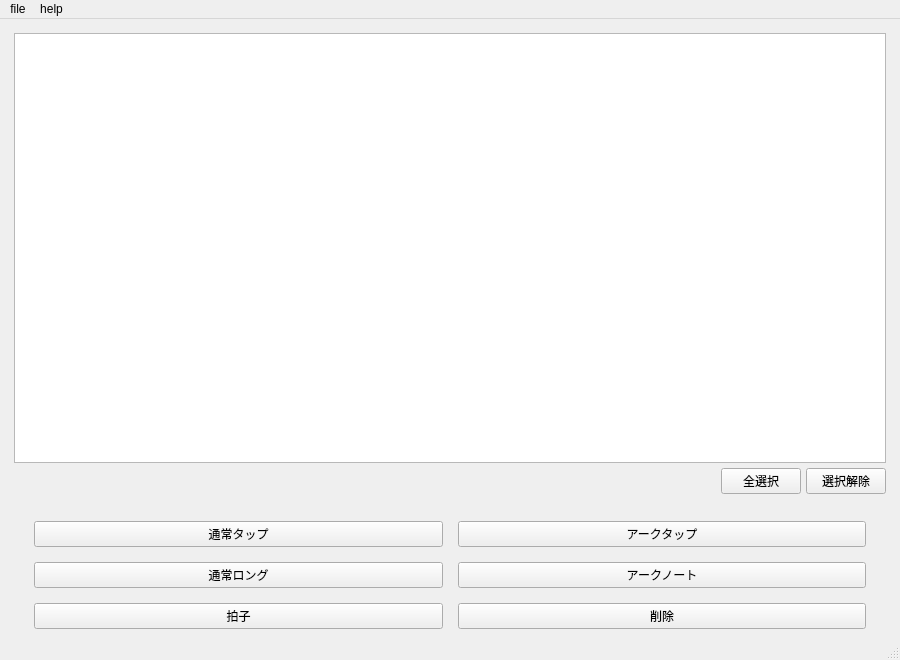
<?xml version="1.0" encoding="UTF-8"?>
<ui version="4.0">
 <class>mainWindow</class>
 <widget class="QMainWindow" name="mainWindow">
  <property name="geometry">
   <rect>
    <x>0</x>
    <y>0</y>
    <width>900</width>
    <height>660</height>
   </rect>
  </property>
  <property name="windowTitle">
   <string>Arcaea Score Editor</string>
  </property>
  <property name="windowIcon">
   <iconset resource="main.qrc">
    <normaloff>:/arcaea_main/res/ase-256x256.png</normaloff>
    <normalon>:/arcaea_main/res/ase-256x256.png</normalon>
    <disabledoff>:/arcaea_main/res/ase-256x256.png</disabledoff>
    <disabledon>:/arcaea_main/res/ase-256x256.png</disabledon>
    <activeoff>:/arcaea_main/res/ase-256x256.png</activeoff>
    <activeon>:/arcaea_main/res/ase-256x256.png</activeon>
    <selectedoff>:/arcaea_main/res/ase-256x256.png</selectedoff>
    <selectedon>:/arcaea_main/res/ase-256x256.png</selectedon>:/arcaea_main/res/ase-256x256.png</iconset>
  </property>
  <widget class="QWidget" name="centralwidget">
   <layout class="QGridLayout" name="gridLayout_2">
    <item row="0" column="0">
     <layout class="QVBoxLayout" name="verticalLayout_2">
      <property name="spacing">
       <number>27</number>
      </property>
      <property name="leftMargin">
       <number>5</number>
      </property>
      <property name="topMargin">
       <number>5</number>
      </property>
      <property name="rightMargin">
       <number>5</number>
      </property>
      <item>
       <layout class="QVBoxLayout" name="verticalLayout">
        <property name="spacing">
         <number>5</number>
        </property>
        <property name="topMargin">
         <number>0</number>
        </property>
        <item>
         <widget class="QTreeWidget" name="treeWidget">
          <property name="columnCount">
           <number>1</number>
          </property>
          <attribute name="headerVisible">
           <bool>false</bool>
          </attribute>
          <column>
           <property name="text">
            <string>item</string>
           </property>
          </column>
         </widget>
        </item>
        <item>
         <layout class="QHBoxLayout" name="horizontalLayout">
          <property name="topMargin">
           <number>0</number>
          </property>
          <item>
           <spacer name="horizontalSpacer">
            <property name="orientation">
             <enum>Qt::Horizontal</enum>
            </property>
            <property name="sizeHint" stdset="0">
             <size>
              <width>40</width>
              <height>20</height>
             </size>
            </property>
           </spacer>
          </item>
          <item>
           <widget class="QPushButton" name="action_selectAll">
            <property name="text">
             <string>全選択</string>
            </property>
           </widget>
          </item>
          <item>
           <widget class="QPushButton" name="action_unSelectAll">
            <property name="text">
             <string>選択解除</string>
            </property>
           </widget>
          </item>
         </layout>
        </item>
       </layout>
      </item>
      <item>
       <layout class="QGridLayout" name="gridLayout">
        <property name="leftMargin">
         <number>20</number>
        </property>
        <property name="rightMargin">
         <number>20</number>
        </property>
        <property name="spacing">
         <number>15</number>
        </property>
        <item row="2" column="1">
         <widget class="QPushButton" name="pushButtonArcNote">
          <property name="text">
           <string>アークノート</string>
          </property>
         </widget>
        </item>
        <item row="1" column="0">
         <widget class="QPushButton" name="pushButtonNomalTap">
          <property name="text">
           <string>通常タップ</string>
          </property>
         </widget>
        </item>
        <item row="1" column="1">
         <widget class="QPushButton" name="pushButtonArcTap">
          <property name="text">
           <string>アークタップ</string>
          </property>
         </widget>
        </item>
        <item row="2" column="0">
         <widget class="QPushButton" name="pushButtonNomalLong">
          <property name="text">
           <string>通常ロング</string>
          </property>
         </widget>
        </item>
        <item row="3" column="0">
         <widget class="QPushButton" name="pushButtonTiming">
          <property name="text">
           <string>拍子</string>
          </property>
         </widget>
        </item>
        <item row="3" column="1">
         <widget class="QPushButton" name="pushButtonDelete">
          <property name="text">
           <string>削除</string>
          </property>
         </widget>
        </item>
       </layout>
      </item>
     </layout>
    </item>
   </layout>
  </widget>
  <widget class="QMenuBar" name="menubar">
   <property name="geometry">
    <rect>
     <x>0</x>
     <y>0</y>
     <width>900</width>
     <height>31</height>
    </rect>
   </property>
   <widget class="QMenu" name="menuMenu">
    <property name="title">
     <string>file</string>
    </property>
    <addaction name="actionOpen"/>
    <addaction name="actionNew"/>
    <addaction name="actionSave"/>
    <addaction name="actionSave_as"/>
    <addaction name="actionImport"/>
    <addaction name="actionExport"/>
    <addaction name="actionQuit"/>
   </widget>
   <widget class="QMenu" name="menuHelp">
    <property name="title">
     <string>help</string>
    </property>
    <addaction name="actionAbout"/>
   </widget>
   <addaction name="menuMenu"/>
   <addaction name="menuHelp"/>
  </widget>
  <widget class="QStatusBar" name="statusbar"/>
  <action name="actionOpen">
   <property name="text">
    <string>&amp;Open</string>
   </property>
   <property name="shortcut">
    <string>Ctrl+O</string>
   </property>
   <property name="shortcutContext">
    <enum>Qt::ApplicationShortcut</enum>
   </property>
  </action>
  <action name="actionNew">
   <property name="text">
    <string>&amp;New</string>
   </property>
   <property name="shortcut">
    <string>Ctrl+N</string>
   </property>
  </action>
  <action name="actionSave">
   <property name="text">
    <string>&amp;Save</string>
   </property>
   <property name="shortcut">
    <string>Ctrl+S</string>
   </property>
  </action>
  <action name="actionSave_as">
   <property name="text">
    <string>&amp;Save as...</string>
   </property>
   <property name="shortcut">
    <string>Ctrl+Shift+S</string>
   </property>
  </action>
  <action name="actionQuit">
   <property name="text">
    <string>&amp;Quit</string>
   </property>
   <property name="shortcut">
    <string>Ctrl+Q</string>
   </property>
  </action>
  <action name="actionImport">
   <property name="text">
    <string>&amp;Import</string>
   </property>
   <property name="shortcut">
    <string>Ctrl+I</string>
   </property>
  </action>
  <action name="actionExport">
   <property name="text">
    <string>&amp;Export</string>
   </property>
   <property name="shortcut">
    <string>Ctrl+E</string>
   </property>
  </action>
  <action name="actionAbout">
   <property name="text">
    <string>&amp;About</string>
   </property>
  </action>
 </widget>
 <tabstops>
  <tabstop>pushButtonArcNote</tabstop>
  <tabstop>pushButtonNomalLong</tabstop>
  <tabstop>pushButtonArcTap</tabstop>
  <tabstop>pushButtonNomalTap</tabstop>
 </tabstops>
 <resources>
  <include location="main.qrc"/>
 </resources>
 <connections>
  <connection>
   <sender>actionQuit</sender>
   <signal>triggered()</signal>
   <receiver>mainWindow</receiver>
   <slot>menu_quit()</slot>
   <hints>
    <hint type="sourcelabel">
     <x>-1</x>
     <y>-1</y>
    </hint>
    <hint type="destinationlabel">
     <x>474</x>
     <y>289</y>
    </hint>
   </hints>
  </connection>
  <connection>
   <sender>actionNew</sender>
   <signal>triggered()</signal>
   <receiver>mainWindow</receiver>
   <slot>reset()</slot>
   <hints>
    <hint type="sourcelabel">
     <x>-1</x>
     <y>-1</y>
    </hint>
    <hint type="destinationlabel">
     <x>474</x>
     <y>289</y>
    </hint>
   </hints>
  </connection>
  <connection>
   <sender>actionOpen</sender>
   <signal>triggered()</signal>
   <receiver>mainWindow</receiver>
   <slot>menu_fileOpen()</slot>
   <hints>
    <hint type="sourcelabel">
     <x>-1</x>
     <y>-1</y>
    </hint>
    <hint type="destinationlabel">
     <x>474</x>
     <y>289</y>
    </hint>
   </hints>
  </connection>
  <connection>
   <sender>actionSave</sender>
   <signal>triggered()</signal>
   <receiver>mainWindow</receiver>
   <slot>menu_save()</slot>
   <hints>
    <hint type="sourcelabel">
     <x>-1</x>
     <y>-1</y>
    </hint>
    <hint type="destinationlabel">
     <x>474</x>
     <y>289</y>
    </hint>
   </hints>
  </connection>
  <connection>
   <sender>actionSave_as</sender>
   <signal>triggered()</signal>
   <receiver>mainWindow</receiver>
   <slot>menu_saveAs()</slot>
   <hints>
    <hint type="sourcelabel">
     <x>-1</x>
     <y>-1</y>
    </hint>
    <hint type="destinationlabel">
     <x>474</x>
     <y>289</y>
    </hint>
   </hints>
  </connection>
  <connection>
   <sender>pushButtonNomalLong</sender>
   <signal>clicked()</signal>
   <receiver>mainWindow</receiver>
   <slot>note_normalLong()</slot>
   <hints>
    <hint type="sourcelabel">
     <x>254</x>
     <y>501</y>
    </hint>
    <hint type="destinationlabel">
     <x>470</x>
     <y>289</y>
    </hint>
   </hints>
  </connection>
  <connection>
   <sender>pushButtonNomalTap</sender>
   <signal>clicked()</signal>
   <receiver>mainWindow</receiver>
   <slot>note_normalTap()</slot>
   <hints>
    <hint type="sourcelabel">
     <x>254</x>
     <y>447</y>
    </hint>
    <hint type="destinationlabel">
     <x>470</x>
     <y>289</y>
    </hint>
   </hints>
  </connection>
  <connection>
   <sender>pushButtonArcTap</sender>
   <signal>clicked()</signal>
   <receiver>mainWindow</receiver>
   <slot>note_ArcTap()</slot>
   <hints>
    <hint type="sourcelabel">
     <x>694</x>
     <y>447</y>
    </hint>
    <hint type="destinationlabel">
     <x>470</x>
     <y>289</y>
    </hint>
   </hints>
  </connection>
  <connection>
   <sender>pushButtonArcNote</sender>
   <signal>clicked()</signal>
   <receiver>mainWindow</receiver>
   <slot>note_ArcNote()</slot>
   <hints>
    <hint type="sourcelabel">
     <x>694</x>
     <y>501</y>
    </hint>
    <hint type="destinationlabel">
     <x>470</x>
     <y>289</y>
    </hint>
   </hints>
  </connection>
  <connection>
   <sender>actionImport</sender>
   <signal>triggered()</signal>
   <receiver>mainWindow</receiver>
   <slot>menu_import()</slot>
   <hints>
    <hint type="sourcelabel">
     <x>-1</x>
     <y>-1</y>
    </hint>
    <hint type="destinationlabel">
     <x>479</x>
     <y>280</y>
    </hint>
   </hints>
  </connection>
  <connection>
   <sender>actionExport</sender>
   <signal>triggered()</signal>
   <receiver>mainWindow</receiver>
   <slot>menu_export()</slot>
   <hints>
    <hint type="sourcelabel">
     <x>-1</x>
     <y>-1</y>
    </hint>
    <hint type="destinationlabel">
     <x>479</x>
     <y>280</y>
    </hint>
   </hints>
  </connection>
  <connection>
   <sender>pushButtonTiming</sender>
   <signal>pressed()</signal>
   <receiver>mainWindow</receiver>
   <slot>note_timing()</slot>
   <hints>
    <hint type="sourcelabel">
     <x>251</x>
     <y>597</y>
    </hint>
    <hint type="destinationlabel">
     <x>449</x>
     <y>329</y>
    </hint>
   </hints>
  </connection>
  <connection>
   <sender>pushButtonDelete</sender>
   <signal>pressed()</signal>
   <receiver>mainWindow</receiver>
   <slot>note_delete()</slot>
   <hints>
    <hint type="sourcelabel">
     <x>648</x>
     <y>597</y>
    </hint>
    <hint type="destinationlabel">
     <x>449</x>
     <y>329</y>
    </hint>
   </hints>
  </connection>
  <connection>
   <sender>action_selectAll</sender>
   <signal>clicked()</signal>
   <receiver>mainWindow</receiver>
   <slot>action_selectAll()</slot>
   <hints>
    <hint type="sourcelabel">
     <x>702</x>
     <y>435</y>
    </hint>
    <hint type="destinationlabel">
     <x>449</x>
     <y>329</y>
    </hint>
   </hints>
  </connection>
  <connection>
   <sender>action_unSelectAll</sender>
   <signal>clicked()</signal>
   <receiver>mainWindow</receiver>
   <slot>action_unSelectAll()</slot>
   <hints>
    <hint type="sourcelabel">
     <x>823</x>
     <y>435</y>
    </hint>
    <hint type="destinationlabel">
     <x>449</x>
     <y>329</y>
    </hint>
   </hints>
  </connection>
  <connection>
   <sender>actionAbout</sender>
   <signal>triggered()</signal>
   <receiver>mainWindow</receiver>
   <slot>menu_about()</slot>
   <hints>
    <hint type="sourcelabel">
     <x>-1</x>
     <y>-1</y>
    </hint>
    <hint type="destinationlabel">
     <x>449</x>
     <y>329</y>
    </hint>
   </hints>
  </connection>
 </connections>
 <slots>
  <slot>reset()</slot>
  <slot>menu_fileOpen()</slot>
  <slot>menu_save()</slot>
  <slot>menu_saveAs()</slot>
  <slot>note_normalLong()</slot>
  <slot>note_normalTap()</slot>
  <slot>note_ArcNote()</slot>
  <slot>note_ArcTap()</slot>
  <slot>menu_import()</slot>
  <slot>menu_export()</slot>
  <slot>menu_quit()</slot>
  <slot>note_timing()</slot>
  <slot>note_delete()</slot>
  <slot>action_selectAll()</slot>
  <slot>action_unSelectAll()</slot>
  <slot>menu_about()</slot>
 </slots>
</ui>
